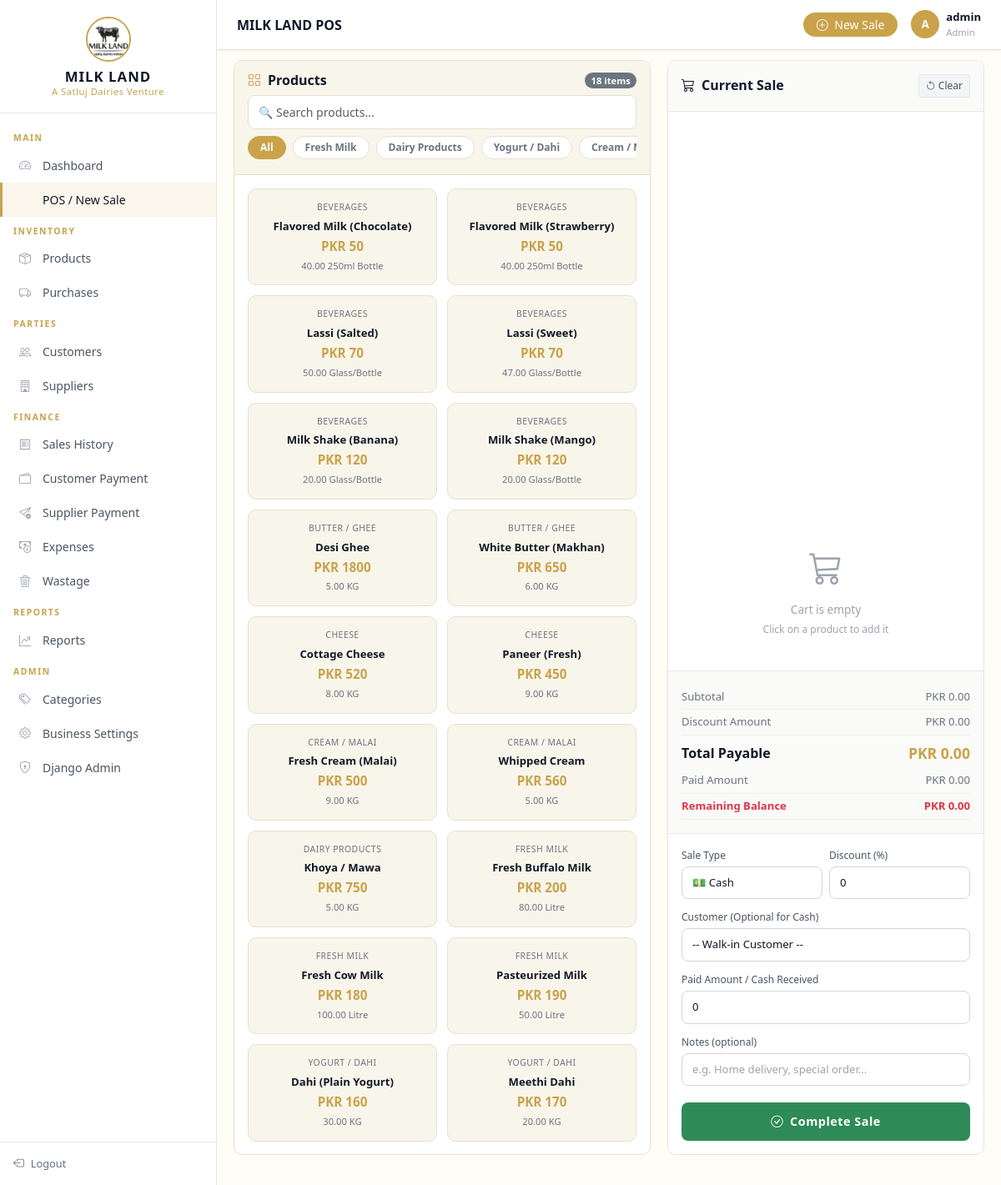
The page /sales/pos/ (signed in) on the database its author committed.
### apps/products/models.py (models this page shows, shortened)
class Category(models.Model):
    name = models.CharField(max_length=200)
    description = models.TextField(blank=True)
    is_active = models.BooleanField(default=True)
    created_at = models.DateTimeField(auto_now_add=True)
    updated_at = models.DateTimeField(auto_now=True)
    class Meta:
        verbose_name_plural = 'Categories'
        ordering = ['name']

class Product(models.Model):
    UNIT_CHOICES = [
        ('KG', 'KG'),
        ('Gram', 'Gram'),
        ('Litre', 'Litre'),
        ('Piece', 'Piece'),
        ('Jar', 'Jar'),
        ('Bottle', 'Bottle'),
        ('Glass', 'Glass'),
        ('Glass/Bottle', 'Glass/Bottle'),
        ('250ml Bottle', '250ml Bottle'),
        ('250 Gram', '250 Gram'),
        ('Other', 'Other'),
    ]
    name = models.CharField(max_length=200)
    category = models.ForeignKey(Category, on_delete=models.SET_NULL, null=True, blank=True, related_name='products')
    unit_type = models.CharField(max_length=50, choices=UNIT_CHOICES, default='KG')
    purchase_price = models.DecimalField(max_digits=10, decimal_places=2, default=Decimal('0.00'))
    sale_price = models.DecimalField(max_digits=10, decimal_places=2, default=Decimal('0.00'))
    current_stock = models.DecimalField(max_digits=10, decimal_places=2, default=Decimal('0.00'))
    minimum_stock_level = models.DecimalField(max_digits=10, decimal_places=2, default=Decimal('5.00'))
    expiry_date = models.DateField(null=True, blank=True)
    is_active = models.BooleanField(default=True)
    created_at = models.DateTimeField(auto_now_add=True)
    updated_at = models.DateTimeField(auto_now=True)
    updated_by = models.ForeignKey(User, on_delete=models.SET_NULL, null=True, blank=True)
    class Meta:
        ordering = ['name']
    @property
    def is_low_stock(self):
        return self.current_stock <= self.minimum_stock_level

### apps/sales/views.py (the view, shortened to what this page needs)
# urls.py: path('pos/', views.pos, name='pos'),
@login_required
def pos(request):
    products = Product.objects.filter(is_active=True).select_related('category').order_by('category__name', 'name')
    customers = Customer.objects.filter(is_active=True).order_by('name')
    categories = set(p.category for p in products if p.category)
    return render(request, 'sales/pos.html', {
        'products': products,
        'customers': customers,
        'categories': list(categories),
    })

### apps/core/context_processors.py (called while the page is built)
def business_settings(request):
    settings = BusinessSettings.get_settings()
    return {'business': settings}

### apps/core/models.py (called while the page is built)
    @classmethod
    def get_settings(cls):
        obj, _ = cls.objects.get_or_create(pk=1)
        return obj

### templates/sales/pos.html (shortened to what this page needs)
{% extends 'base.html' %}
{% load static %}
{% load app_filters %}
{% block content %}
<div class="pos-layout">
  <div class="pos-products-panel">
    <div class="pos-products-header">
      <div class="d-flex align-items-center gap-2 mb-2">
        <h6 class="mb-0 fw-bold"><i class="bi bi-grid me-2 text-gold"></i>Products</h6>
        <span class="badge bg-secondary rounded-pill ms-auto" style="font-size:0.7rem;">{{ products|length }} items</span>
      </div>
      <input type="text" id="productSearch" class="form-control form-control-sm" placeholder="🔍 Search products...">
      <div class="category-pills mt-2">
        <button class="pill-btn active" id="pillAll" data-cat="" onclick="POS.filterByCategory('')">All</button>
        {% for category in categories %}
        {% if category %}
        <button class="pill-btn" data-cat="{{ category.name }}" onclick="POS.filterByCategory('{{ category.name }}')">{{ category.name }}</button>
        {% endif %}
        {% endfor %}
      </div>
    </div>
    <div class="pos-products-grid" id="productsGrid">
      {% for product in products %}
      <div class="product-card {% if product.current_stock <= 0 %}out-of-stock{% endif %}"
           data-name="{{ product.name }}"
           data-category="{{ product.category.name|default:'' }}"
           {% if product.current_stock > 0 %}
           onclick="POS.addProduct({{ product.pk }}, '{{ product.name|escapejs }}', '{{ product.sale_price }}', '{{ product.current_stock }}', '{{ product.unit_type }}')"
           {% endif %}>
        <div class="pc-category">{{ product.category.name|default:"Uncategorized" }}</div>
        <div class="pc-name">{{ product.name }}</div>
        <div class="pc-price">PKR {{ product.sale_price|floatformat:0 }}</div>
        <div class="pc-stock">
          {% if product.current_stock <= 0 %}
          <span class="badge badge-low-stock">Out of Stock</span>
          {% elif product.is_low_stock %}
          <span style="color:#F97316;">{{ product.current_stock }} {{ product.unit_type }}</span>
          {% else %}
          {{ product.current_stock }} {{ product.unit_type }}
          {% endif %}
        </div>
      </div>
      {% empty %}
      <div class="text-center text-muted py-5">
        <i class="bi bi-box-seam" style="font-size:2rem;display:block;margin-bottom:8px;"></i>
        No products available. <a href="{% url 'core:dashboard' %}">Run seed_data</a>
      </div>
      {% endfor %}
    </div>
  </div>
  <div class="pos-sale-panel">
    <div class="sale-panel-header">
      <div class="d-flex justify-content-between align-items-center">
        <h5><i class="bi bi-cart3 me-2"></i>Current Sale</h5>
        <button class="btn btn-sm" style="background:#F3F4F6;color:#4B5563;font-size:0.75rem;border:1px solid #E5E7EB;" onclick="location.reload()">
          <i class="bi bi-arrow-counterclockwise"></i> Clear
        </button>
      </div>
    </div>
    <div class="cart-items" id="cartItems"></div>
    <div class="cart-empty" id="cartEmpty">
      <i class="bi bi-cart3"></i>
      <div style="font-size:0.85rem;">Cart is empty</div>
      <div style="font-size:0.75rem;margin-top:4px;">Click on a product to add it</div>
    </div>
    <div class="sale-totals">
      <div class="total-row"><span>Subtotal</span><span id="subtotalDisplay">PKR 0.00</span></div>
      <div class="total-row"><span>Discount Amount</span><span id="discAmountDisplay">PKR 0.00</span></div>
      <div class="total-row grand"><span>Total Payable</span><span class="value" id="grandTotalDisplay">PKR 0.00</span></div>
      <div class="total-row"><span>Paid Amount</span><span id="paidDisplay">PKR 0.00</span></div>
      <div class="total-row" id="balanceRow" style="color:#DC3545;font-weight:600;"><span>Remaining Balance</span><span id="balanceDisplay">PKR 0.00</span></div>
    </div>
    <form method="post" id="saleForm" action="{% url 'sales:pos' %}">
      <div class="sale-form-fields">
        <div class="row g-2 mb-2">
          <div class="col-6">
            <label class="mb-1">Sale Type</label>
            <select class="form-select form-select-sm" name="sale_type" id="saleType">
              <option value="Cash">💵 Cash</option>
            </select>
          </div>
          <div class="col-6">
            <label class="mb-1">Discount (%)</label>
            <input type="number" class="form-control form-control-sm" name="discount_percentage" id="discountPct" value="0" min="0" max="100" step="0.01" placeholder="0">
          </div>
        </div>
        <div class="mb-2">
          <label class="mb-1">Customer (Optional for Cash)</label>
          <select class="form-select form-select-sm" name="customer_id" id="customerId">
            <option value="">-- Walk-in Customer --</option>
          </select>
        </div>
        <div class="mb-2">
          <label class="mb-1">Paid Amount / Cash Received</label>
          <input type="number" class="form-control form-control-sm" name="paid_amount" id="paidAmount" value="0" min="0" step="0.01" placeholder="Enter paid amount in PKR">
        </div>
        <div class="mb-2">
          <label class="mb-1">Notes (optional)</label>
          <input type="text" class="form-control form-control-sm" name="notes" placeholder="e.g. Home delivery, special order...">
        </div>
      </div>
      <div class="px-3 pb-3">
        <button type="submit" class="btn-complete-sale">
          <i class="bi bi-check-circle me-2"></i>Complete Sale
        </button>
      </div>
    </form>
  </div>
</div>
{% endblock %}

### templates/partials/navbar.html (shortened to what this page needs)
{% load static %}
<header class="top-navbar">
  <div class="d-flex align-items-center gap-3">
    <span class="page-title">{% block navbar_title %}MILK LAND POS{% endblock %}</span>
  </div>
  <div class="navbar-right">
    <a href="{% url 'sales:pos' %}" class="btn btn-sm btn-gold rounded-pill px-3">
      <i class="bi bi-plus-circle me-1"></i> New Sale
    </a>
    <div class="navbar-user">
      <div class="user-avatar">{{ user.username|first|upper }}</div>
      <div>
        <div style="font-size:0.82rem;font-weight:600;">{{ user.get_full_name|default:user.username }}</div>
        <div style="font-size:0.7rem;color:#9CA3AF;">{% if user.is_staff %}Admin{% else %}Sales Staff{% endif %}</div>
      </div>
    </div>
  </div>
</header>

### rows shown on the page
Category: name "Fresh Milk"
Category: name "Dairy Products"
Category: name "Yogurt / Dahi"
Category: name "Cream /…"
Product: category.name "BEVERAGES", name "Flavored Milk (Chocolate)", sale_price "50", current_stock "40.00", unit_type "250ml Bottle"
Product: category.name "BEVERAGES", name "Flavored Milk (Strawberry)", sale_price "50", current_stock "40.00", unit_type "250ml Bottle"
Product: category.name "BEVERAGES", name "Lassi (Salted)", sale_price "70", current_stock "50.00", unit_type "Glass/Bottle"
Product: category.name "BEVERAGES", name "Lassi (Sweet)", sale_price "70", current_stock "47.00", unit_type "Glass/Bottle"
Product: category.name "BEVERAGES", name "Milk Shake (Banana)", sale_price "120", current_stock "20.00", unit_type "Glass/Bottle"
Product: category.name "BEVERAGES", name "Milk Shake (Mango)", sale_price "120", current_stock "20.00", unit_type "Glass/Bottle"
Product: category.name "BUTTER / GHEE", name "Desi Ghee", sale_price "1800", current_stock "5.00", unit_type "KG"
Product: category.name "BUTTER / GHEE", name "White Butter (Makhan)", sale_price "650", current_stock "6.00", unit_type "KG"
Product: category.name "CHEESE", name "Cottage Cheese", sale_price "520", current_stock "8.00", unit_type "KG"
Product: category.name "CHEESE", name "Paneer (Fresh)", sale_price "450", current_stock "9.00", unit_type "KG"
Product: category.name "CREAM / MALAI", name "Fresh Cream (Malai)", sale_price "500", current_stock "9.00", unit_type "KG"
Product: category.name "CREAM / MALAI", name "Whipped Cream", sale_price "560", current_stock "5.00", unit_type "KG"
Product: category.name "DAIRY PRODUCTS", name "Khoya / Mawa", sale_price "750", current_stock "5.00", unit_type "KG"
Product: category.name "FRESH MILK", name "Fresh Buffalo Milk", sale_price "200", current_stock "80.00", unit_type "Litre"
Product: category.name "FRESH MILK", name "Fresh Cow Milk", sale_price "180", current_stock "100.00", unit_type "Litre"
Product: category.name "FRESH MILK", name "Pasteurized Milk", sale_price "190", current_stock "50.00", unit_type "Litre"
Product: category.name "YOGURT / DAHI", name "Dahi (Plain Yogurt)", sale_price "160", current_stock "30.00", unit_type "KG"
Product: category.name "YOGURT / DAHI", name "Meethi Dahi", sale_price "170", current_stock "20.00", unit_type "KG"

### other values the page prints
{{ user.username|first|upper }} "A"
{{ user.get_full_name|default:user.username }} "admin"
{{ products|length }} "18"
